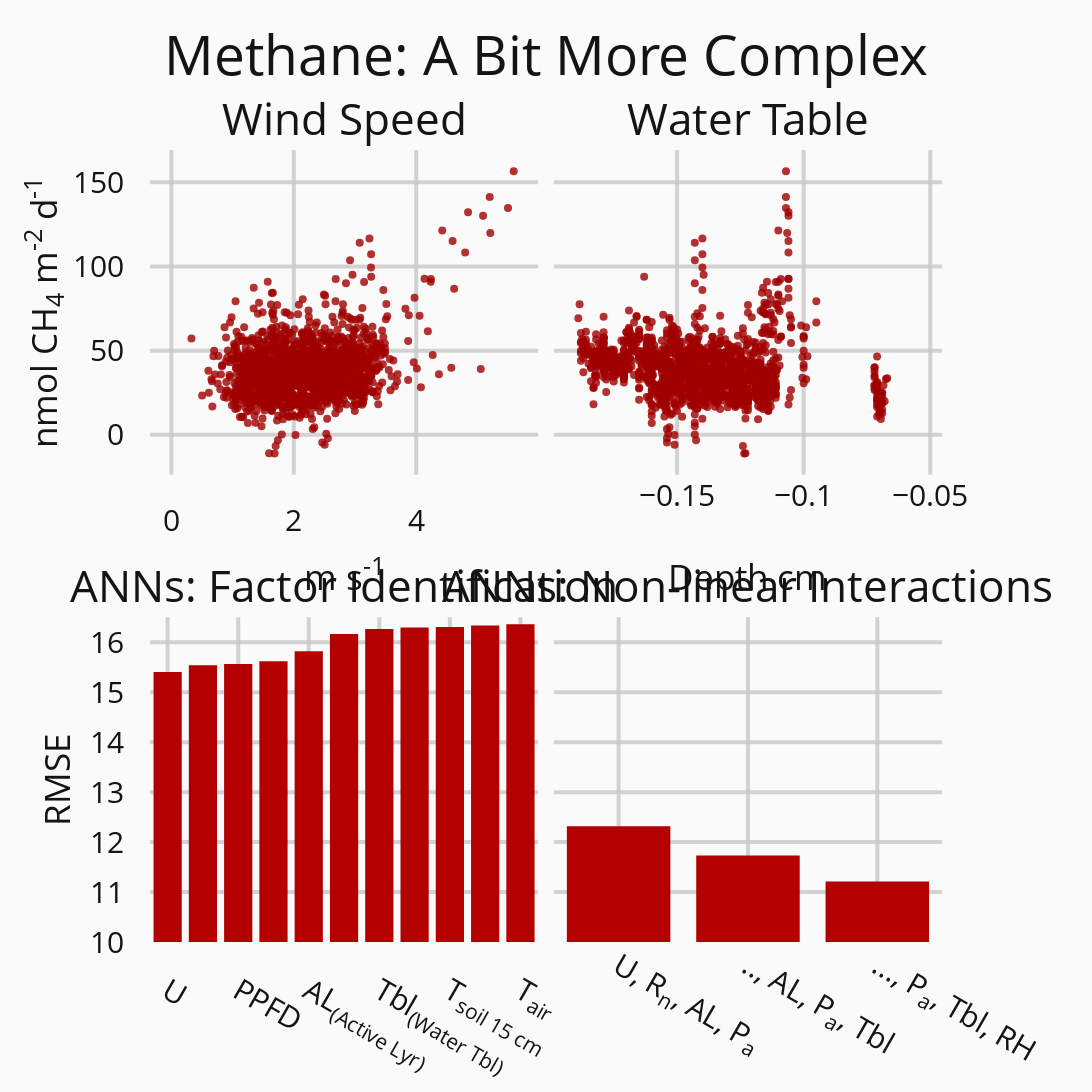

The notebook cell this image was saved under:
### Code cell
SubTitles = 'Wind Speed','Water Table','ANNs: Factor Identification','ANNs: Non-linear Interactions'
fig = tools.make_subplots(rows=2, cols=2,horizontal_spacing = 0.02,vertical_spacing = 0.18,
                          shared_yaxes=True,subplot_titles=(SubTitles))



F = 'ch4_flux'
fig['layout']['xaxis1'].update(title = 'm s<sup>-1</sup>', 
   gridcolor=Gcolor,gridwidth=GW,titlefont={'color':Fcolor,'size':AxTitle},
   tickfont=dict(color=Fcolor,size=Tik),zerolinecolor=Gcolor,zerolinewidth=GW)
fig['layout']['xaxis2'].update(title = 'Depth cm',
   gridcolor=Gcolor,gridwidth=GW,titlefont={'color':Fcolor,'size':AxTitle},
   tickfont=dict(color=Fcolor,size=Tik),zerolinecolor=Gcolor,zerolinewidth=GW)
fig['layout']['xaxis3'].update(#title ='Individual Factors',
   gridcolor=Gcolor,gridwidth=GW,titlefont={'color':Fcolor,'size':AxTitle},
   tickfont=dict(color=Fcolor,size=Tik),zerolinecolor=Gcolor,zerolinewidth=GW)
fig['layout']['xaxis4'].update(#title = '',
   gridcolor=Gcolor,gridwidth=GW,titlefont={'color':Fcolor,'size':AxTitle},
   tickfont=dict(color=Fcolor,size=Tik),zerolinecolor=Gcolor,zerolinewidth=GW)

fig['layout']['yaxis1'].update(title='nmol CH<sub>4</sub> m<sup>-2</sub> d<sup>-1</sub>',#type='log',
    gridcolor=Gcolor,gridwidth=GW,titlefont={'color':Fcolor,'size':AxTitle},
    tickfont=dict(color=Fcolor,size=Tik),zerolinecolor=Gcolor,zerolinewidth=GW)
fig['layout']['yaxis2'].update(title='RMSE',#'&mu;mol  CH<sub>4</sub> m<sup>-2</sub> d<sup>-1</sub>',#type='log',
    gridcolor=Gcolor,gridwidth=GW,titlefont={'color':Fcolor,'size':AxTitle},
    tickfont=dict(color=Fcolor,size=Tik),zerolinecolor=Gcolor,zerolinewidth=GW,range=[10,16.5])

fig['layout'].update(showlegend=False, title='Controls Over Methane Fluxes')



# trace4 = go.Scatter(x=Data['Active_Layer']-Data['Table_1'],y=Data[F],mode='markers',
#         marker = dict(color = 'rgba(160, 0, 0, .8)',size=Mrk_small),
#         legendgroup='group1',showlegend=False,
#     )


trace4 = go.Bar(x = Factors2['factor'],y = Factors2['RMSE'],
                marker=dict(color='rgb(180,0, 0)'),)

trace3 = go.Bar(x = Factors['factor'],y = Factors['RMSE'],
                marker=dict(color='rgb(180,0, 0)'),
#                 x=Data['Temp_15_Avg'],y=Data[F],mode='markers',
#         marker = dict(color = 'rgba(160, 0, 0, .8)',size=Mrk_small),
#         legendgroup='group1',showlegend=False,
    )

trace2 = go.Scatter(x=Data['Table_1'],y=Data[F]*1e3,mode='markers',
        marker = dict(color = 'rgba(160, 0, 0, .8)',size=Mrk_small),
        legendgroup='group1',showlegend=False,
    )

trace1 = go.Scatter(x=Data['wind_speed'],y=Data[F]*1e3,mode='markers',
        marker = dict(color = 'rgba(160, 0, 0, .8)',size=Mrk_small),
        legendgroup='group1',showlegend=False,
    )



fig.append_trace(trace1, 1, 1)
fig.append_trace(trace2, 1, 2)
fig.append_trace(trace3, 2, 1)
fig.append_trace(trace4, 2, 2)
    
width=2000
height=1500

fig['layout'].update(
    width=width,
    height=height,
    autosize=False,
    margin=go.Margin(
        l=150,
        r=150,
        b=150,
        t=150,
        pad=25,
    ),paper_bgcolor=BGCL,plot_bgcolor=PLCL)
     
# print(fig)

fig['layout'].update(title='Methane: A Bit More Complex',titlefont=dict(color=Fcolor,size=MTitle))
i = 0
for f in fig['layout']['annotations']:
    if f['text'] in SubTitles:
        fig['layout']['annotations'][i].update(font=dict(color=Fcolor,size= STitle))
    i +=1 

offline.iplot(fig,filename='FI_Factors',image='png',image_height=height,image_width=width)

print(Data['ch4_flux'].mean()*1e3)


# py.iplot(fig, filename='FI_Climate')
# py.iplot(fig, filename='FI_Climate')

### Figure 1 — Plotly figure (JSON) as saved in the notebook; plotly's stock layout.template omitted (floating-point values rounded to 4 significant figures; data arrays with more than 128 entries replaced by an {"elided": "..."} marker saying what was removed)
{"data": [{"legendgroup": "group1", "marker": {"color": "rgba(160, 0, 0, .8)", "size": 8}, "mode": "markers", "showlegend": false, "type": "scatter", "x": {"elided": "4021 float values"}, "xaxis": "x1", "y": {"elided": "4021 float values"}, "yaxis": "y1"}, {"legendgroup": "group1", "marker": {"color": "rgba(160, 0, 0, .8)", "size": 8}, "mode": "markers", "showlegend": false, "type": "scatter", "x": {"elided": "4021 float values"}, "xaxis": "x2", "y": {"elided": "4021 float values"}, "yaxis": "y1"}, {"marker": {"color": "rgb(180,0, 0)"}, "type": "bar", "x": ["U", "R<sub>n</sub>", "PPFD", "u*", "AL<sub>(Active Lyr)</sub>", "RH", "Tbl<sub>(Water Tbl)</sub>", "P<sub>a</sub>", "T<sub>soil 15 cm</sub>", "T<sub>soil 2.5 cm</sub>", "T<sub>air</sub>"], "xaxis": "x3", "y": [15.4, 15.54, 15.56, 15.62, 15.82, 16.17, 16.27, 16.29, 16.31, 16.34, 16.36], "yaxis": "y2"}, {"marker": {"color": "rgb(180,0, 0)"}, "type": "bar", "x": ["U, R<sub>n</sub>, AL, P<sub>a</sub>", ".., AL, P<sub>a</sub>, Tbl", "..., P<sub>a</sub>, Tbl, RH"], "xaxis": "x4", "y": [12.32, 11.73, 11.21], "yaxis": "y2"}], "layout": {"annotations": [{"font": {"color": "rgba(20,20,20,1)", "size": 44}, "showarrow": false, "text": "Wind Speed", "x": 0.245, "xanchor": "center", "xref": "paper", "y": 1, "yanchor": "bottom", "yref": "paper"}, {"font": {"color": "rgba(20,20,20,1)", "size": 44}, "showarrow": false, "text": "Water Table", "x": 0.755, "xanchor": "center", "xref": "paper", "y": 1, "yanchor": "bottom", "yref": "paper"}, {"font": {"color": "rgba(20,20,20,1)", "size": 44}, "showarrow": false, "text": "ANNs: Factor Identification", "x": 0.245, "xanchor": "center", "xref": "paper", "y": 0.41, "yanchor": "bottom", "yref": "paper"}, {"font": {"color": "rgba(20,20,20,1)", "size": 44}, "showarrow": false, "text": "ANNs: Non-linear Interactions", "x": 0.755, "xanchor": "center", "xref": "paper", "y": 0.41, "yanchor": "bottom", "yref": "paper"}], "autosize": false, "height": 1500, "margin": {"b": 150, "l": 150, "pad": 25, "r": 150, "t": 150}, "paper_bgcolor": "rgb(250,250,250)", "plot_bgcolor": "rgb(250,250,250)", "showlegend": false, "title": "Methane: A Bit More Complex", "titlefont": {"color": "rgba(20,20,20,1)", "size": 55}, "width": 2000, "xaxis1": {"anchor": "y1", "domain": [0, 0.49], "gridcolor": "rgba(200,200,200,.8)", "gridwidth": 4, "tickfont": {"color": "rgba(20,20,20,1)", "size": 30}, "title": "m s<sup>-1</sup>", "titlefont": {"color": "rgba(20,20,20,1)", "size": 35}, "zerolinecolor": "rgba(200,200,200,.8)", "zerolinewidth": 4}, "xaxis2": {"anchor": "free", "domain": [0.51, 1], "gridcolor": "rgba(200,200,200,.8)", "gridwidth": 4, "position": 0.59, "tickfont": {"color": "rgba(20,20,20,1)", "size": 30}, "title": "Depth cm", "titlefont": {"color": "rgba(20,20,20,1)", "size": 35}, "zerolinecolor": "rgba(200,200,200,.8)", "zerolinewidth": 4}, "xaxis3": {"anchor": "y2", "domain": [0, 0.49], "gridcolor": "rgba(200,200,200,.8)", "gridwidth": 4, "tickfont": {"color": "rgba(20,20,20,1)", "size": 30}, "titlefont": {"color": "rgba(20,20,20,1)", "size": 35}, "zerolinecolor": "rgba(200,200,200,.8)", "zerolinewidth": 4}, "xaxis4": {"anchor": "free", "domain": [0.51, 1], "gridcolor": "rgba(200,200,200,.8)", "gridwidth": 4, "position": 0, "tickfont": {"color": "rgba(20,20,20,1)", "size": 30}, "titlefont": {"color": "rgba(20,20,20,1)", "size": 35}, "zerolinecolor": "rgba(200,200,200,.8)", "zerolinewidth": 4}, "yaxis1": {"anchor": "x1", "domain": [0.59, 1], "gridcolor": "rgba(200,200,200,.8)", "gridwidth": 4, "tickfont": {"color": "rgba(20,20,20,1)", "size": 30}, "title": "nmol CH<sub>4</sub> m<sup>-2</sub> d<sup>-1</sub>", "titlefont": {"color": "rgba(20,20,20,1)", "size": 35}, "zerolinecolor": "rgba(200,200,200,.8)", "zerolinewidth": 4}, "yaxis2": {"anchor": "x3", "domain": [0, 0.41], "gridcolor": "rgba(200,200,200,.8)", "gridwidth": 4, "range": [10, 16.5], "tickfont": {"color": "rgba(20,20,20,1)", "size": 30}, "title": "RMSE", "titlefont": {"color": "rgba(20,20,20,1)", "size": 35}, "zerolinecolor": "rgba(200,200,200,.8)", "zerolinewidth": 4}}}
